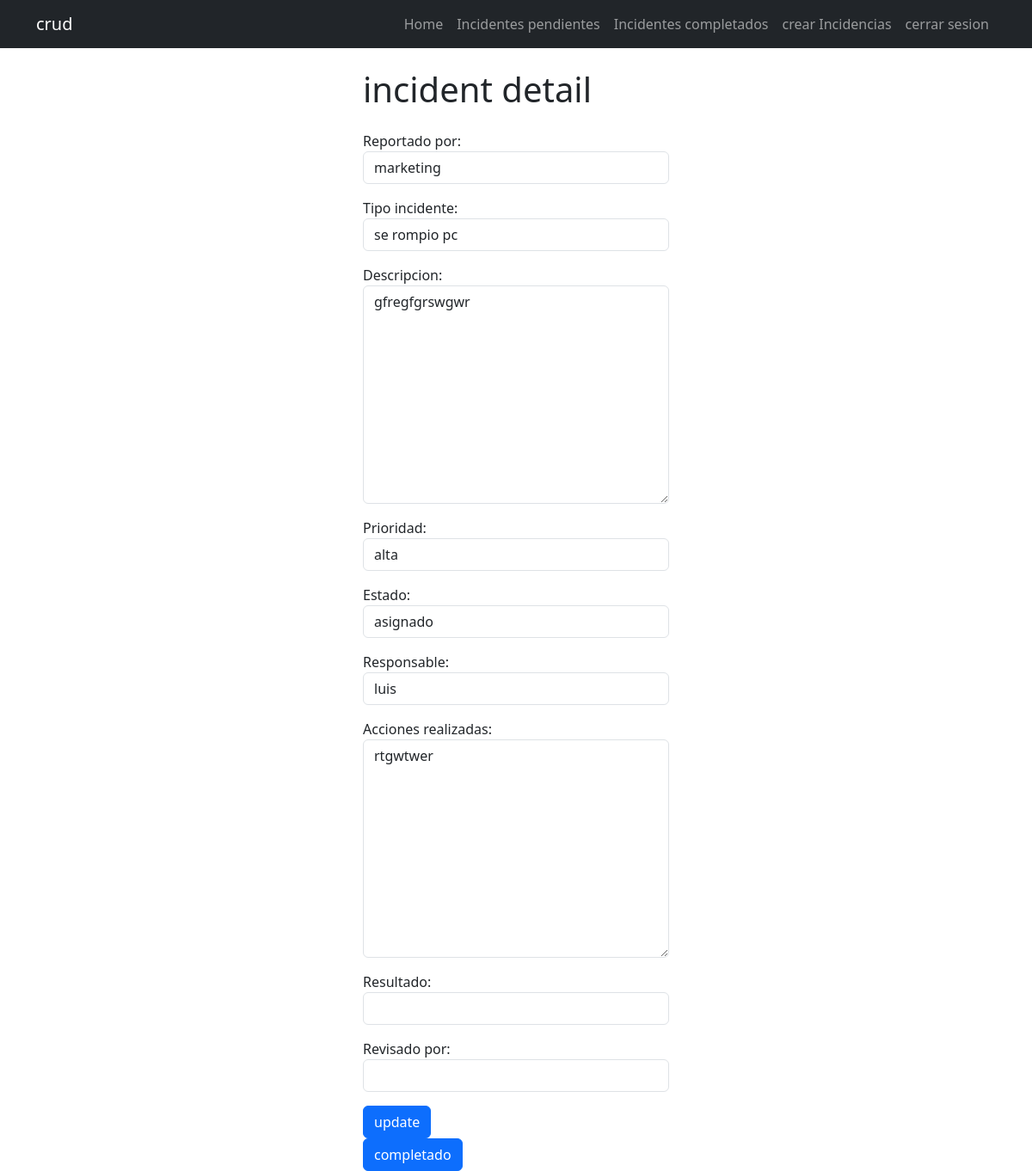
Screenshot of /incidents/1/ (signed in) with the database file from the repository.
### incidents/models.py (models this page shows, shortened)
class Incident(models.Model):
    fecha_reporte = models.DateTimeField(auto_now_add=True)
    reportado_por = models.CharField(max_length=100)
    tipo_incidente = models.CharField(max_length=100)
    descripcion = models.TextField(blank=True)
    prioridad = models.CharField(max_length=50, blank=True)
    estado = models.CharField(max_length=30, blank=True)
    responsable = models.CharField(max_length=30, blank=True)
    fecha_solucion = models.DateTimeField(null=True, blank=True)
    acciones_realizadas = models.TextField(blank=True)
    resultado = models.CharField(max_length=100, blank=True)
    revisado_por = models.CharField(max_length=100, blank=True)
    user = models.ForeignKey(User, on_delete=models.CASCADE)

### incidents/views.py (the view, shortened to what this page needs)
# urls.py: path('incidents/<int:incident_id>/', views.incident_detail, name='incident_detail'),
@login_required
def incident_detail(request, incident_id):
    if request.method == 'GET':
        incident = get_object_or_404(Incident, pk=incident_id)
        form = IncidentForm(instance=incident)
        return render(request, 'incident_detail.html', {
            'incident': incident,
            'form': form
        })

### incidents/forms.py
class IncidentForm(forms.ModelForm):
    class Meta:
        model = Incident
        fields = ['reportado_por', 'tipo_incidente', 'descripcion', 'prioridad', 'estado', 'responsable', 'acciones_realizadas', 'resultado', 'revisado_por', ]
        widgets = {
            'reportado_por': forms.TextInput(attrs={'class': 'form-control'}),
            'tipo_incidente': forms.TextInput(attrs={'class': 'form-control'}),
            'descripcion': forms.Textarea(attrs={'class': 'form-control'}),
            'prioridad': forms.TextInput(attrs={'class': 'form-control'}),
            'estado': forms.TextInput(attrs={'class': 'form-control'}),
            'responsable': forms.TextInput(attrs={'class': 'form-control'}),
            'acciones_realizadas': forms.Textarea(attrs={'class': 'form-control'}),
            'resultado': forms.TextInput(attrs={'class': 'form-control'}),
            'revisado_por': forms.TextInput(attrs={'class': 'form-control'}),
        }

### incidents/templates/incident_detail.html (shortened to what this page needs)
{% extends 'master.html' %}
{% block content %}
<main class="container">
    <div class="row">
        <div class="col-md-4 offset-md-4">
            <h1 class="my-4">
                incident detail
            </h1>
            <div>
                <form method="POST">
                    {{form.as_p}}
                    <button class="btn btn-primary">
                        update
                    </button>
                </form>
                <form action="{% url 'complete_incident' incident.id %}" method="POST">
                    <button class="btn btn-primary">
                        completado
                    </button>
                </form>
            </div>
        </div>
    </div>
</main>
{% endblock %}

### rows the page displays
Incident: reportado_por "marketing", tipo_incidente "se rompio pc", descripcion "gfregfgrswgwr", prioridad "alta", estado "asignado", responsable "luis", acciones_realizadas "rtgwtwer"
